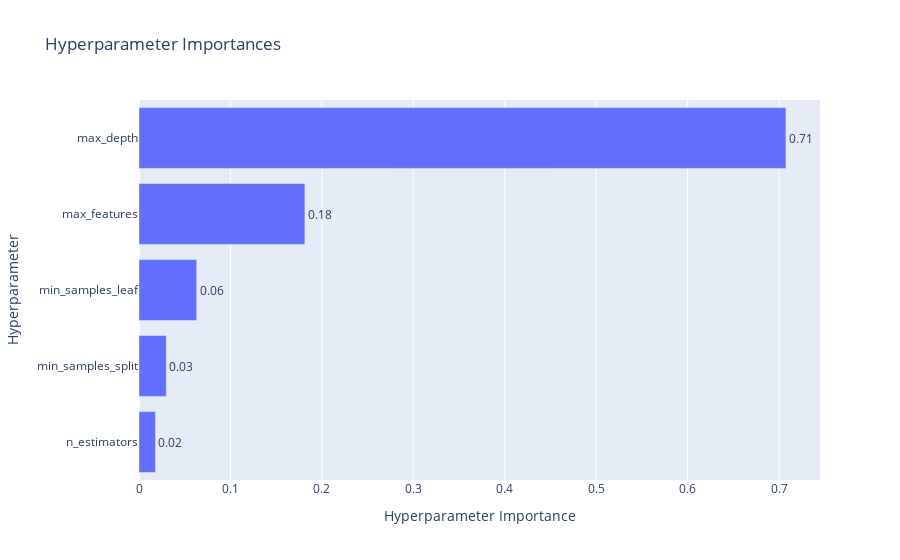

This figure's notebook cell:
### Code cell
optuna.visualization.plot_param_importances(study)

### Figure 1 — Plotly figure (JSON) as saved in the notebook; plotly's stock layout.template omitted (floating-point values rounded to 4 significant figures)
{"data": [{"cliponaxis": false, "hovertemplate": ["n_estimators (IntDistribution): 0.018032678790847415<extra></extra>", "min_samples_split (IntDistribution): 0.029864133187308645<extra></extra>", "min_samples_leaf (IntDistribution): 0.06310678748000091<extra></extra>", "max_features (IntDistribution): 0.18144886525980833<extra></extra>", "max_depth (IntDistribution): 0.7075475352820347<extra></extra>"], "name": "Objective Value", "orientation": "h", "text": ["0.02", "0.03", "0.06", "0.18", "0.71"], "textposition": "outside", "type": "bar", "x": [0.01803, 0.02986, 0.06311, 0.1814, 0.7075], "y": ["n_estimators", "min_samples_split", "min_samples_leaf", "max_features", "max_depth"]}], "layout": {"title": {"text": "Hyperparameter Importances"}, "xaxis": {"title": {"text": "Hyperparameter Importance"}}, "yaxis": {"title": {"text": "Hyperparameter"}}}}
